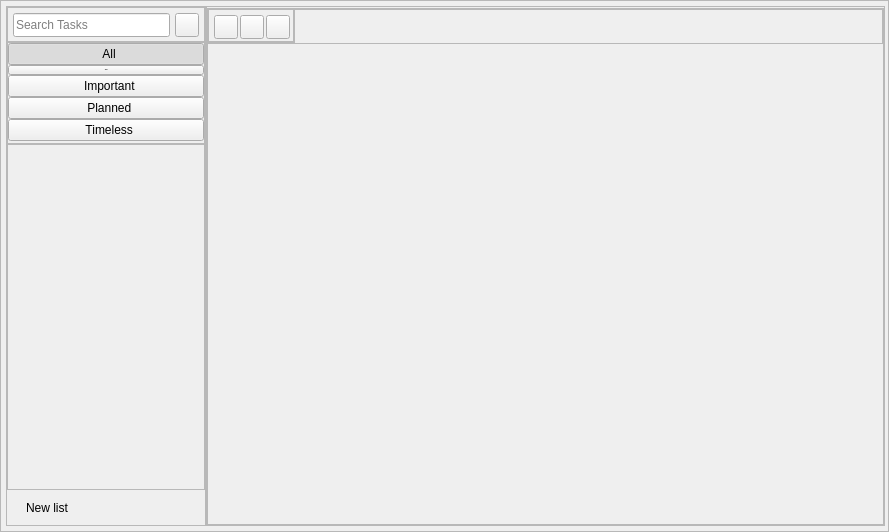
<?xml version="1.0" encoding="UTF-8"?>
<ui version="4.0">
 <class>Window</class>
 <widget class="QWidget" name="Window">
  <property name="enabled">
   <bool>true</bool>
  </property>
  <property name="geometry">
   <rect>
    <x>0</x>
    <y>0</y>
    <width>889</width>
    <height>532</height>
   </rect>
  </property>
  <property name="windowTitle">
   <string>ToDo</string>
  </property>
  <property name="styleSheet">
   <string notr="true">/* Global styles */

* {
	color: rgb(52, 58, 65);
	font-weight: 600;
}

QFrame {
	border: none;
	background-color: transparent;
}

/* Window background styles*/

#Window, #windowContentFrame {
	background-color: rgb(248, 250, 252);
}

#windowContentFrame {
	border-top-width: 1px;
	border-top-style: solid;
	border-top-color: rgba(0, 0, 0, 15);
}

/* Removes unnecessary styles of some containers */

QScrollArea, QScrollArea &gt; QWidget &gt; QWidget {
	border: none;
	background-color: transparent;
}

/* QScrollBar's background styles */

QScrollBar:vertical, QScrollBar:horizontal {
    border: none;
    background: transparent;
}

QScrollBar:vertical { width: 4px; }
QScrollBar:horizontal { height: 4px; }

/* QScrollBar's handle styles */

QScrollBar::handle:vertical,
QScrollBar::handle:horizontal {
    background: rgb(173, 181, 189);
	border-radius: 2px;
}

QScrollBar::handle:vertical:hover,
QScrollBar::handle:horizontal:hover {
    background: rgb(52, 58, 64);
}

/* Removes QScrollBar's up/down buttons by settings the sizes to zero */

QScrollBar::add-line:vertical, QScrollBar::sub-line:vertical,
QScrollBar::add-line:horizontal, QScrollBar::sub-line:horizontal
{ width: 0px; height: 0px; }

/*  Card styles */

#menuContainer {
	border-radius: 6px;
	border: 1px solid rgba(0, 0, 0, 15);
	background-color: rgb(255, 255, 255);
}

/* Search text input style */

QLineEdit {
	padding: 3px 10px;
	border: 1px solid rgba(0, 0, 0, 15);
	border-radius: 12px;
	background-color: rgb(248, 250, 252);
}

QLineEdit:focus {
	border-radius: 8px;
	border-color: rgb(77, 171, 247);
}

/* Adds bottom border as a separator between custom and default lists */

#menuTopButtonsContainer {
	border-bottom-width: 1px;
	border-bottom-style: solid;
	border-bottom-color: rgba(0, 0, 0, 15);
}

/* Adds top border as a separator between custom lists and bottom menu buttons*/

#menuBottomButtonsContainer {
	border-top-width: 1px;
	border-top-style: solid;
	border-top-color: rgba(0, 0, 0, 15);
}

/* Buttons styles */

/* hide menu button */

#hideMenuButton {
	border: 1px solid rgba(0, 0, 0, 15);
	border-radius: 12px;
	background-color: rgb(248, 250, 252);

}

#hideMenuButton:pressed {
	border-color: rgb(77, 171, 247);
}

/* checkable menu buttons */

#menuContainer QPushButton[checkable=true] {
	border: none;
	border-left-width: 5px;
	border-left-style: solid;
	border-left-color: rgb(255, 255, 255);
	background: transparent;
	padding: 8px;
	font-size: 14px;
	text-align:left;
}

#menuContainer QPushButton[checkable=true]:hover {
	background-color: rgb(231, 245, 255);
	border-left-color: rgb(231, 245, 255);
}

#menuContainer QPushButton[checkable=true]:checked {
	border-left-color: rgb(77, 171, 247);
	background-color: rgb(231, 245, 255);
	font-weight: bold;
	font-size: 13px;
}

/* checkable tag bar buttons */

#tagBar QPushButton {
	border: 1px solid rgba(0, 0, 0, 15);
	background-color: rgb(255, 255, 255);
	border-radius: 12px;
}

#tagBar QPushButton[checkable=true] {
	padding: 0px 8px;
}

#tagBar QPushButton:hover {
	background-color: rgb(248, 249, 250);
}

#tagBar QPushButton[checkable=true]:checked,
#tagBar QPushButton[checkable=false]:pressed {
	background-color: rgb(231, 245, 255);
	border-color: rgb(77, 171, 247);
}

/* flat */

QPushButton[flat=true] {
	border: none;
	background: transparent;
	font-size: 13px;
	font-weight: bold;
	text-align:left;
	color: rgb(51, 154, 240);
	padding: 9px;
}

QPushButton[flat=true]:pressed {
	background-color: rgb(231, 245, 255);
}</string>
  </property>
  <layout class="QHBoxLayout" name="horizontalLayout">
   <property name="spacing">
    <number>0</number>
   </property>
   <property name="leftMargin">
    <number>0</number>
   </property>
   <property name="topMargin">
    <number>0</number>
   </property>
   <property name="rightMargin">
    <number>0</number>
   </property>
   <property name="bottomMargin">
    <number>0</number>
   </property>
   <item>
    <widget class="QFrame" name="windowContentFrame">
     <property name="frameShape">
      <enum>QFrame::StyledPanel</enum>
     </property>
     <property name="frameShadow">
      <enum>QFrame::Raised</enum>
     </property>
     <layout class="QHBoxLayout" name="horizontalLayout_2">
      <property name="spacing">
       <number>0</number>
      </property>
      <property name="leftMargin">
       <number>5</number>
      </property>
      <property name="topMargin">
       <number>5</number>
      </property>
      <property name="rightMargin">
       <number>3</number>
      </property>
      <property name="bottomMargin">
       <number>5</number>
      </property>
      <item>
       <widget class="QFrame" name="menuContainer">
        <property name="minimumSize">
         <size>
          <width>200</width>
          <height>0</height>
         </size>
        </property>
        <property name="maximumSize">
         <size>
          <width>200</width>
          <height>16777215</height>
         </size>
        </property>
        <property name="frameShape">
         <enum>QFrame::StyledPanel</enum>
        </property>
        <property name="frameShadow">
         <enum>QFrame::Sunken</enum>
        </property>
        <layout class="QVBoxLayout" name="verticalLayout_13">
         <property name="spacing">
          <number>0</number>
         </property>
         <property name="leftMargin">
          <number>0</number>
         </property>
         <property name="topMargin">
          <number>0</number>
         </property>
         <property name="rightMargin">
          <number>0</number>
         </property>
         <property name="bottomMargin">
          <number>0</number>
         </property>
         <item>
          <widget class="QFrame" name="menuSearchContainer">
           <property name="minimumSize">
            <size>
             <width>0</width>
             <height>35</height>
            </size>
           </property>
           <property name="maximumSize">
            <size>
             <width>16777215</width>
             <height>35</height>
            </size>
           </property>
           <property name="frameShape">
            <enum>QFrame::StyledPanel</enum>
           </property>
           <property name="frameShadow">
            <enum>QFrame::Raised</enum>
           </property>
           <layout class="QHBoxLayout" name="horizontalLayout_12">
            <property name="spacing">
             <number>5</number>
            </property>
            <property name="leftMargin">
             <number>5</number>
            </property>
            <property name="topMargin">
             <number>5</number>
            </property>
            <property name="rightMargin">
             <number>5</number>
            </property>
            <property name="bottomMargin">
             <number>5</number>
            </property>
            <item>
             <widget class="QLineEdit" name="searchMenuLineEdit">
              <property name="minimumSize">
               <size>
                <width>0</width>
                <height>24</height>
               </size>
              </property>
              <property name="maximumSize">
               <size>
                <width>16777215</width>
                <height>24</height>
               </size>
              </property>
              <property name="focusPolicy">
               <enum>Qt::ClickFocus</enum>
              </property>
              <property name="placeholderText">
               <string>Search Tasks</string>
              </property>
              <property name="clearButtonEnabled">
               <bool>true</bool>
              </property>
             </widget>
            </item>
            <item alignment="Qt::AlignRight">
             <widget class="QPushButton" name="hideMenuButton">
              <property name="minimumSize">
               <size>
                <width>24</width>
                <height>24</height>
               </size>
              </property>
              <property name="maximumSize">
               <size>
                <width>24</width>
                <height>24</height>
               </size>
              </property>
              <property name="text">
               <string/>
              </property>
              <property name="icon">
               <iconset resource="../../../resources/icons.qrc">
                <normaloff>:/icons/arrows-left.svg</normaloff>:/icons/arrows-left.svg</iconset>
              </property>
              <property name="iconSize">
               <size>
                <width>16</width>
                <height>16</height>
               </size>
              </property>
             </widget>
            </item>
           </layout>
          </widget>
         </item>
         <item>
          <widget class="QFrame" name="menuTopButtonsContainer">
           <property name="frameShape">
            <enum>QFrame::StyledPanel</enum>
           </property>
           <property name="frameShadow">
            <enum>QFrame::Raised</enum>
           </property>
           <layout class="QVBoxLayout" name="verticalLayout_16">
            <property name="spacing">
             <number>0</number>
            </property>
            <property name="leftMargin">
             <number>0</number>
            </property>
            <property name="topMargin">
             <number>0</number>
            </property>
            <property name="rightMargin">
             <number>0</number>
            </property>
            <property name="bottomMargin">
             <number>2</number>
            </property>
            <item>
             <widget class="QPushButton" name="allMenuButton">
              <property name="text">
               <string>  All</string>
              </property>
              <property name="icon">
               <iconset resource="../../../resources/icons.qrc">
                <normaloff>:/icons/all.svg</normaloff>:/icons/all.svg</iconset>
              </property>
              <property name="checkable">
               <bool>true</bool>
              </property>
              <property name="checked">
               <bool>true</bool>
              </property>
              <property name="autoExclusive">
               <bool>true</bool>
              </property>
              <attribute name="buttonGroup">
               <string notr="true">menuChackableButtonGroup</string>
              </attribute>
             </widget>
            </item>
            <item>
             <widget class="QPushButton" name="todayMenuButton">
              <property name="font">
               <font>
                <pointsize>-1</pointsize>
                <bold>true</bold>
                <kerning>true</kerning>
               </font>
              </property>
              <property name="text">
               <string>  Today</string>
              </property>
              <property name="icon">
               <iconset resource="../../../resources/icons.qrc">
                <normaloff>:/icons/today.svg</normaloff>:/icons/today.svg</iconset>
              </property>
              <property name="checkable">
               <bool>true</bool>
              </property>
              <property name="autoExclusive">
               <bool>true</bool>
              </property>
              <attribute name="buttonGroup">
               <string notr="true">menuChackableButtonGroup</string>
              </attribute>
             </widget>
            </item>
            <item>
             <widget class="QPushButton" name="importantMenuButton">
              <property name="text">
               <string>  Important</string>
              </property>
              <property name="icon">
               <iconset resource="../../../resources/icons.qrc">
                <normaloff>:/icons/important.svg</normaloff>:/icons/important.svg</iconset>
              </property>
              <property name="checkable">
               <bool>true</bool>
              </property>
              <property name="autoExclusive">
               <bool>true</bool>
              </property>
              <attribute name="buttonGroup">
               <string notr="true">menuChackableButtonGroup</string>
              </attribute>
             </widget>
            </item>
            <item>
             <widget class="QPushButton" name="plannedMenuButton">
              <property name="text">
               <string>  Planned</string>
              </property>
              <property name="icon">
               <iconset resource="../../../resources/icons.qrc">
                <normaloff>:/icons/planned.svg</normaloff>:/icons/planned.svg</iconset>
              </property>
              <property name="checkable">
               <bool>true</bool>
              </property>
              <property name="autoExclusive">
               <bool>true</bool>
              </property>
              <attribute name="buttonGroup">
               <string notr="true">menuChackableButtonGroup</string>
              </attribute>
             </widget>
            </item>
            <item>
             <widget class="QPushButton" name="timelessMenuButton">
              <property name="text">
               <string>  Timeless</string>
              </property>
              <property name="icon">
               <iconset resource="../../../resources/icons.qrc">
                <normaloff>:/icons/timeless.svg</normaloff>:/icons/timeless.svg</iconset>
              </property>
              <property name="checkable">
               <bool>true</bool>
              </property>
              <property name="autoExclusive">
               <bool>true</bool>
              </property>
              <attribute name="buttonGroup">
               <string notr="true">menuChackableButtonGroup</string>
              </attribute>
             </widget>
            </item>
           </layout>
          </widget>
         </item>
         <item>
          <widget class="QScrollArea" name="menuScrollArea">
           <property name="widgetResizable">
            <bool>true</bool>
           </property>
           <widget class="QWidget" name="menuScrollAreaContentContainer">
            <property name="geometry">
             <rect>
              <x>0</x>
              <y>0</y>
              <width>198</width>
              <height>270</height>
             </rect>
            </property>
            <layout class="QVBoxLayout" name="verticalLayout_14">
             <property name="spacing">
              <number>0</number>
             </property>
             <property name="leftMargin">
              <number>0</number>
             </property>
             <property name="topMargin">
              <number>2</number>
             </property>
             <property name="rightMargin">
              <number>0</number>
             </property>
             <property name="bottomMargin">
              <number>0</number>
             </property>
             <item>
              <spacer name="menuSpacer">
               <property name="orientation">
                <enum>Qt::Vertical</enum>
               </property>
               <property name="sizeHint" stdset="0">
                <size>
                 <width>20</width>
                 <height>40</height>
                </size>
               </property>
              </spacer>
             </item>
            </layout>
           </widget>
          </widget>
         </item>
         <item>
          <widget class="QFrame" name="menuBottomButtonsContainer">
           <layout class="QHBoxLayout" name="horizontalLayout_11">
            <property name="spacing">
             <number>5</number>
            </property>
            <property name="leftMargin">
             <number>0</number>
            </property>
            <property name="topMargin">
             <number>0</number>
            </property>
            <property name="rightMargin">
             <number>0</number>
            </property>
            <property name="bottomMargin">
             <number>0</number>
            </property>
            <item alignment="Qt::AlignLeft">
             <widget class="QPushButton" name="newListMenuButton">
              <property name="minimumSize">
               <size>
                <width>0</width>
                <height>35</height>
               </size>
              </property>
              <property name="maximumSize">
               <size>
                <width>16777215</width>
                <height>35</height>
               </size>
              </property>
              <property name="text">
               <string>New list</string>
              </property>
              <property name="icon">
               <iconset resource="../../../resources/icons.qrc">
                <normaloff>:/icons/plus.svg</normaloff>:/icons/plus.svg</iconset>
              </property>
              <property name="iconSize">
               <size>
                <width>16</width>
                <height>16</height>
               </size>
              </property>
              <property name="flat">
               <bool>true</bool>
              </property>
             </widget>
            </item>
            <item>
             <widget class="QPushButton" name="settingsMenuButton">
              <property name="minimumSize">
               <size>
                <width>35</width>
                <height>35</height>
               </size>
              </property>
              <property name="maximumSize">
               <size>
                <width>35</width>
                <height>35</height>
               </size>
              </property>
              <property name="text">
               <string/>
              </property>
              <property name="icon">
               <iconset resource="../../../resources/icons.qrc">
                <normaloff>:/icons/settings.svg</normaloff>:/icons/settings.svg</iconset>
              </property>
              <property name="iconSize">
               <size>
                <width>16</width>
                <height>16</height>
               </size>
              </property>
              <property name="flat">
               <bool>true</bool>
              </property>
             </widget>
            </item>
           </layout>
          </widget>
         </item>
        </layout>
       </widget>
      </item>
      <item>
       <widget class="QFrame" name="contentContainer">
        <property name="frameShape">
         <enum>QFrame::StyledPanel</enum>
        </property>
        <property name="frameShadow">
         <enum>QFrame::Raised</enum>
        </property>
        <layout class="QVBoxLayout" name="verticalLayout_15">
         <property name="spacing">
          <number>0</number>
         </property>
         <property name="leftMargin">
          <number>0</number>
         </property>
         <property name="topMargin">
          <number>1</number>
         </property>
         <property name="rightMargin">
          <number>0</number>
         </property>
         <property name="bottomMargin">
          <number>0</number>
         </property>
         <item>
          <widget class="QFrame" name="tagBar">
           <property name="minimumSize">
            <size>
             <width>0</width>
             <height>35</height>
            </size>
           </property>
           <property name="maximumSize">
            <size>
             <width>16777215</width>
             <height>35</height>
            </size>
           </property>
           <property name="frameShape">
            <enum>QFrame::StyledPanel</enum>
           </property>
           <property name="frameShadow">
            <enum>QFrame::Raised</enum>
           </property>
           <layout class="QHBoxLayout" name="horizontalLayout_9">
            <property name="spacing">
             <number>0</number>
            </property>
            <property name="leftMargin">
             <number>0</number>
            </property>
            <property name="topMargin">
             <number>0</number>
            </property>
            <property name="rightMargin">
             <number>0</number>
            </property>
            <property name="bottomMargin">
             <number>0</number>
            </property>
            <item>
             <widget class="QFrame" name="tagBarControlsContainer">
              <property name="frameShape">
               <enum>QFrame::StyledPanel</enum>
              </property>
              <property name="frameShadow">
               <enum>QFrame::Raised</enum>
              </property>
              <layout class="QHBoxLayout" name="horizontalLayout_10">
               <property name="spacing">
                <number>2</number>
               </property>
               <property name="leftMargin">
                <number>5</number>
               </property>
               <property name="topMargin">
                <number>5</number>
               </property>
               <property name="rightMargin">
                <number>3</number>
               </property>
               <property name="bottomMargin">
                <number>5</number>
               </property>
               <item>
                <widget class="QPushButton" name="backMenuButton">
                 <property name="minimumSize">
                  <size>
                   <width>24</width>
                   <height>24</height>
                  </size>
                 </property>
                 <property name="maximumSize">
                  <size>
                   <width>24</width>
                   <height>24</height>
                  </size>
                 </property>
                 <property name="text">
                  <string/>
                 </property>
                 <property name="icon">
                  <iconset resource="../../../resources/icons.qrc">
                   <normaloff>:/icons/arrows-left-dark.svg</normaloff>:/icons/arrows-left-dark.svg</iconset>
                 </property>
                </widget>
               </item>
               <item>
                <widget class="QPushButton" name="showMenuButton">
                 <property name="minimumSize">
                  <size>
                   <width>24</width>
                   <height>24</height>
                  </size>
                 </property>
                 <property name="maximumSize">
                  <size>
                   <width>24</width>
                   <height>24</height>
                  </size>
                 </property>
                 <property name="text">
                  <string/>
                 </property>
                 <property name="icon">
                  <iconset resource="../../../resources/icons.qrc">
                   <normaloff>:/icons/arrows-right.svg</normaloff>:/icons/arrows-right.svg</iconset>
                 </property>
                </widget>
               </item>
               <item>
                <widget class="QPushButton" name="resetTagButton">
                 <property name="minimumSize">
                  <size>
                   <width>24</width>
                   <height>24</height>
                  </size>
                 </property>
                 <property name="maximumSize">
                  <size>
                   <width>24</width>
                   <height>24</height>
                  </size>
                 </property>
                 <property name="text">
                  <string/>
                 </property>
                 <property name="icon">
                  <iconset resource="../../../resources/icons.qrc">
                   <normaloff>:/icons/reset.svg</normaloff>:/icons/reset.svg</iconset>
                 </property>
                 <property name="iconSize">
                  <size>
                   <width>14</width>
                   <height>14</height>
                  </size>
                 </property>
                </widget>
               </item>
              </layout>
             </widget>
            </item>
            <item alignment="Qt::AlignVCenter">
             <widget class="QScrollArea" name="tagBarScrollArea">
              <property name="sizePolicy">
               <sizepolicy hsizetype="Expanding" vsizetype="Expanding">
                <horstretch>0</horstretch>
                <verstretch>0</verstretch>
               </sizepolicy>
              </property>
              <property name="minimumSize">
               <size>
                <width>0</width>
                <height>35</height>
               </size>
              </property>
              <property name="maximumSize">
               <size>
                <width>16777215</width>
                <height>35</height>
               </size>
              </property>
              <property name="verticalScrollBarPolicy">
               <enum>Qt::ScrollBarAlwaysOff</enum>
              </property>
              <property name="widgetResizable">
               <bool>true</bool>
              </property>
              <widget class="QWidget" name="tagBarScrollAreaContentContainer">
               <property name="geometry">
                <rect>
                 <x>0</x>
                 <y>0</y>
                 <width>597</width>
                 <height>35</height>
                </rect>
               </property>
               <layout class="QHBoxLayout" name="horizontalLayout_8">
                <property name="spacing">
                 <number>3</number>
                </property>
                <property name="leftMargin">
                 <number>3</number>
                </property>
                <property name="topMargin">
                 <number>5</number>
                </property>
                <property name="rightMargin">
                 <number>3</number>
                </property>
                <property name="bottomMargin">
                 <number>5</number>
                </property>
                <item>
                 <spacer name="tagBarSpacer">
                  <property name="orientation">
                   <enum>Qt::Horizontal</enum>
                  </property>
                  <property name="sizeHint" stdset="0">
                   <size>
                    <width>40</width>
                    <height>20</height>
                   </size>
                  </property>
                 </spacer>
                </item>
               </layout>
              </widget>
             </widget>
            </item>
           </layout>
          </widget>
         </item>
         <item>
          <widget class="QStackedWidget" name="contentStackedArea">
           <property name="currentIndex">
            <number>2</number>
           </property>
           <widget class="QWidget" name="settingsPage"/>
           <widget class="QWidget" name="controlsPage"/>
           <widget class="QWidget" name="contentPage">
            <layout class="QVBoxLayout" name="verticalLayout_4">
             <property name="spacing">
              <number>0</number>
             </property>
             <property name="leftMargin">
              <number>0</number>
             </property>
             <property name="topMargin">
              <number>0</number>
             </property>
             <property name="rightMargin">
              <number>0</number>
             </property>
             <property name="bottomMargin">
              <number>0</number>
             </property>
             <item>
              <widget class="QScrollArea" name="contentScrollArea">
               <property name="horizontalScrollBarPolicy">
                <enum>Qt::ScrollBarAlwaysOff</enum>
               </property>
               <property name="widgetResizable">
                <bool>true</bool>
               </property>
               <widget class="QWidget" name="contentScrollAreaContentContainer">
                <property name="geometry">
                 <rect>
                  <x>0</x>
                  <y>0</y>
                  <width>681</width>
                  <height>485</height>
                 </rect>
                </property>
                <layout class="QVBoxLayout" name="verticalLayout_2">
                 <property name="spacing">
                  <number>5</number>
                 </property>
                 <property name="leftMargin">
                  <number>5</number>
                 </property>
                 <property name="topMargin">
                  <number>0</number>
                 </property>
                 <property name="rightMargin">
                  <number>3</number>
                 </property>
                 <property name="bottomMargin">
                  <number>0</number>
                 </property>
                 <item>
                  <spacer name="contentSpacer">
                   <property name="orientation">
                    <enum>Qt::Vertical</enum>
                   </property>
                   <property name="sizeType">
                    <enum>QSizePolicy::Expanding</enum>
                   </property>
                   <property name="sizeHint" stdset="0">
                    <size>
                     <width>20</width>
                     <height>40</height>
                    </size>
                   </property>
                  </spacer>
                 </item>
                </layout>
               </widget>
              </widget>
             </item>
            </layout>
           </widget>
           <widget class="QWidget" name="messagePage"/>
           <widget class="QWidget" name="errorPage"/>
          </widget>
         </item>
        </layout>
       </widget>
      </item>
     </layout>
    </widget>
   </item>
  </layout>
 </widget>
 <resources>
  <include location="../../../resources/icons.qrc"/>
 </resources>
 <connections/>
 <buttongroups>
  <buttongroup name="menuChackableButtonGroup"/>
 </buttongroups>
</ui>
